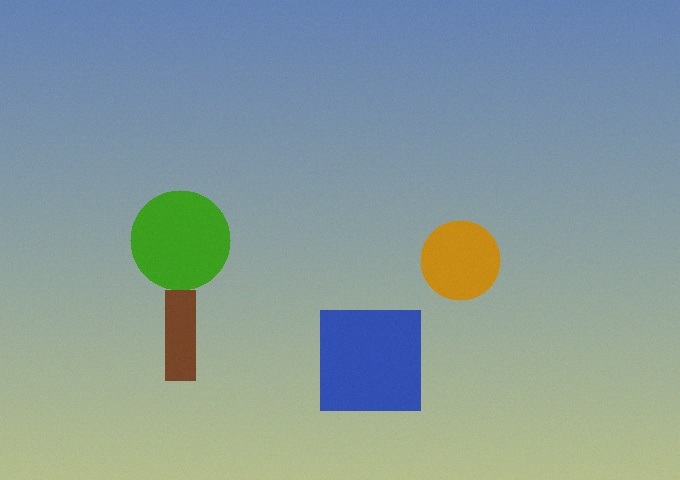
#> input picture examples/sample_authentic.jpg, 680 x 480 px; its folder holds only this picture in this run
$ python -i noise_analysis.py   (imports and definitions only)   (older library calls are emulated)
#> lines starting #> are read from the running program, lines starting #| are printed output that depends on the picture
# noise_analysis.py - Local Noise Inconsistency Detection
#
# Every camera sensor has its own noise pattern. If you splice in
# content from a different camera or AI, the local noise statistics
# will differ from the rest of the image.
#
# We extract noise by subtracting a median-filtered image,
# then calculate local variance in sliding windows.

import cv2
import numpy as np


def compute_noise_map(image, filter_size=3, block_size=16):
#> called with filter_size = 3, block_size = 16
    if image.ndim == 3:
        gray = cv2.cvtColor(image, cv2.COLOR_RGB2GRAY)
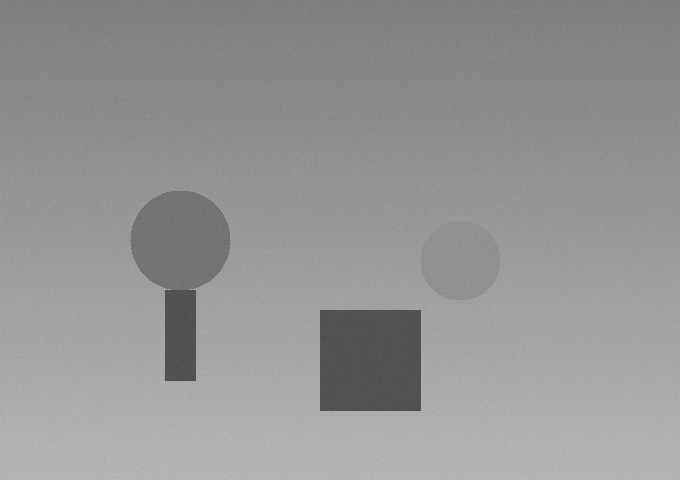
#> gray: shape (480, 680); min 72, max 189, mean 149.1
    else:
        gray = image.copy()

    gray_f = gray.astype(np.float32)

    # step 1: extract noise residual
    # median filter preserves edges while smoothing noise
    denoised = cv2.medianBlur(gray, filter_size).astype(np.float32)
    residual = np.abs(gray_f - denoised)
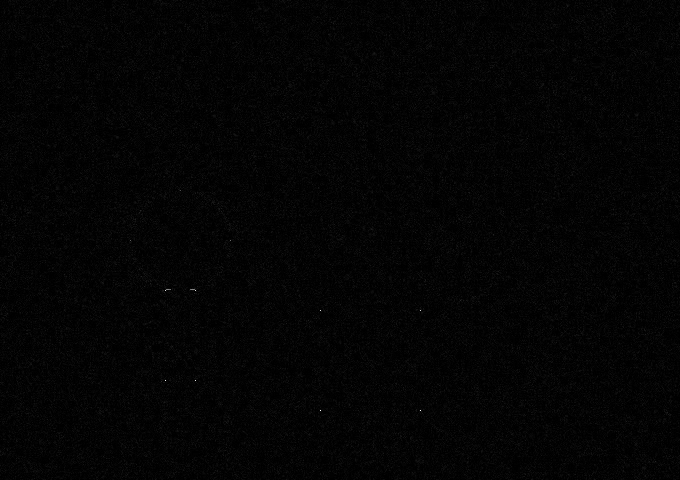
#> residual: shape (480, 680) float32; min 0, max 89, mean 1.5; drawn with min black and max white

    # step 2: compute local variance using box filter
    # Var(X) = E[X^2] - (E[X])^2
    k = max(3, int(block_size))
    mean_r = cv2.boxFilter(residual, cv2.CV_32F, (k, k))
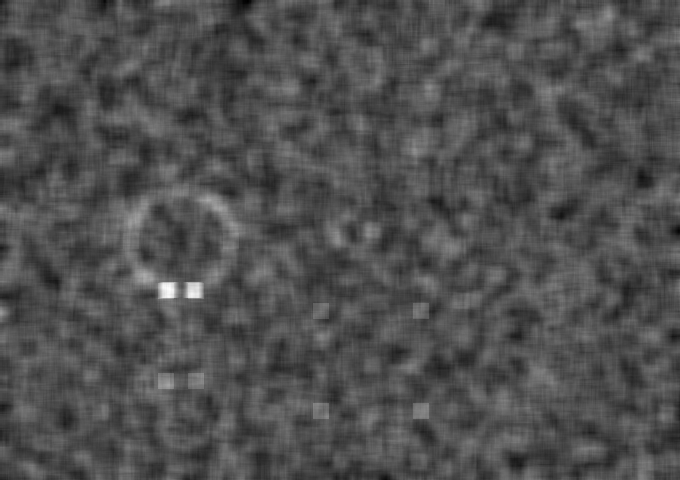
#> mean_r: shape (480, 680) float32; min 0.68, max 3.25, mean 1.48; drawn with min black and max white
    mean_sq = cv2.boxFilter(residual ** 2, cv2.CV_32F, (k, k))
    local_var = np.maximum(0.0, mean_sq - mean_r ** 2)
    local_std = np.sqrt(local_var)
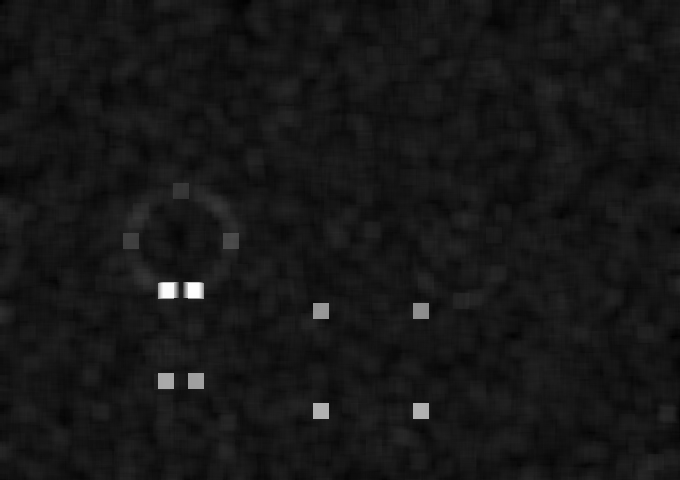
#> local_std: shape (480, 680) float32; min 0.8, max 7.75, mean 1.44; drawn with min black and max white

    # step 3: find regions deviating from global median noise
    global_median = float(np.median(local_std))
#> global_median = 1.4
    deviation = np.abs(local_std - global_median)

    # normalize to 0-255
    p98 = float(np.percentile(deviation, 98))
#> p98 = 0.392
    denom = max(p98, 0.001)
#> denom = 0.392
    norm_map = np.clip((deviation / denom) * 255, 0, 255).astype(np.uint8)
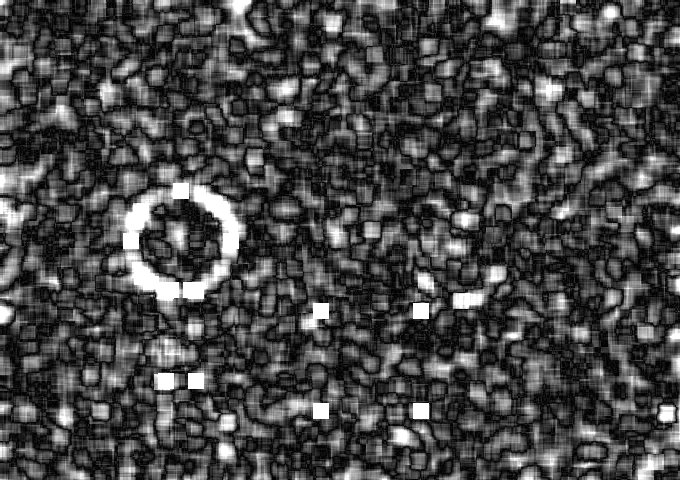
#> norm_map: shape (480, 680); min 0, max 255, mean 71.7

    colored_bgr = cv2.applyColorMap(norm_map, cv2.COLORMAP_VIRIDIS)
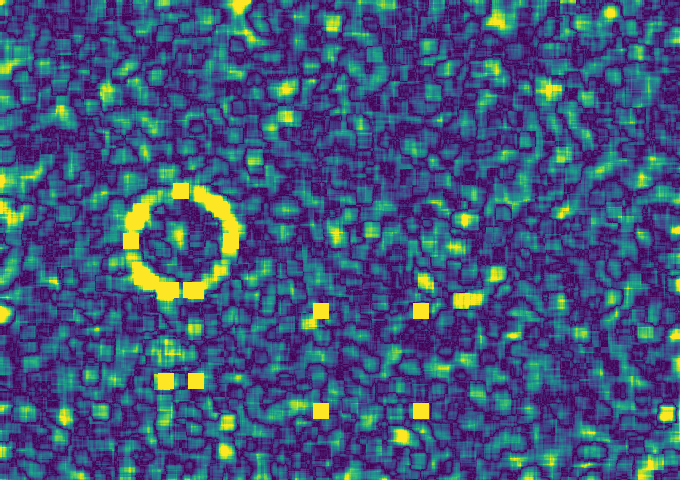
#> colored_bgr: shape (480, 680, 3); mean B, G, R 123.3, 84.5, 64.9
    heatmap = cv2.cvtColor(colored_bgr, cv2.COLOR_BGR2RGB)

    high_pct = float(np.mean(norm_map > 180))
#> high_pct = 0.0562
    score = float(np.clip(high_pct * 12.0, 0.0, 1.0))
#> score = 0.674

    return norm_map, heatmap, score

>>> import cv2
>>> picture = cv2.cvtColor(cv2.imread('../examples/sample_authentic.jpg'), cv2.COLOR_BGR2RGB)
>>> result = compute_noise_map(picture)

$ run again, on examples/sample_clean.jpg
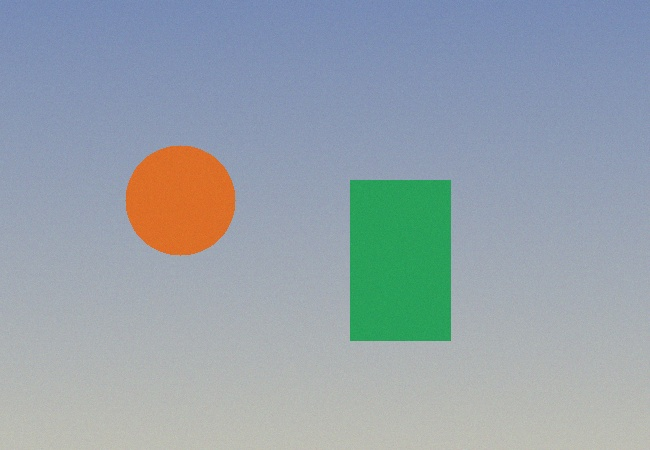
#> input picture examples/sample_clean.jpg, 650 x 450 px
#> global_median = 1.7
#> in compute_noise_map, `deviation = np.abs(local_std - global_median)`:
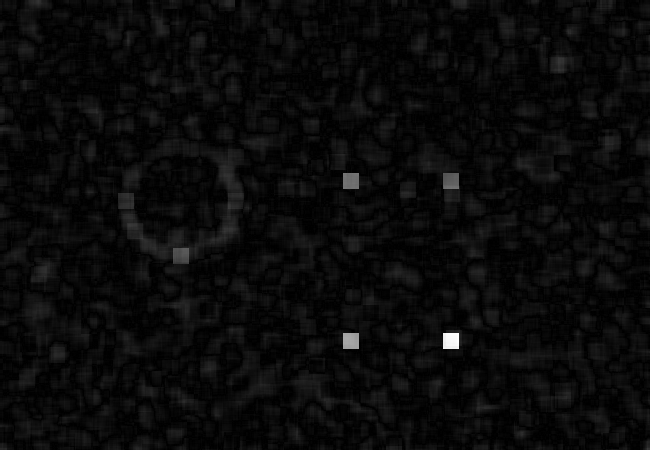
#> deviation: shape (450, 650) float32; min 0, max 3, mean 0.126; drawn with min black and max white
#> p98 = 0.381
#> in compute_noise_map, `colored_bgr = cv2.applyColorMap(norm_map, cv2.COLORMAP_VIRIDIS)`:
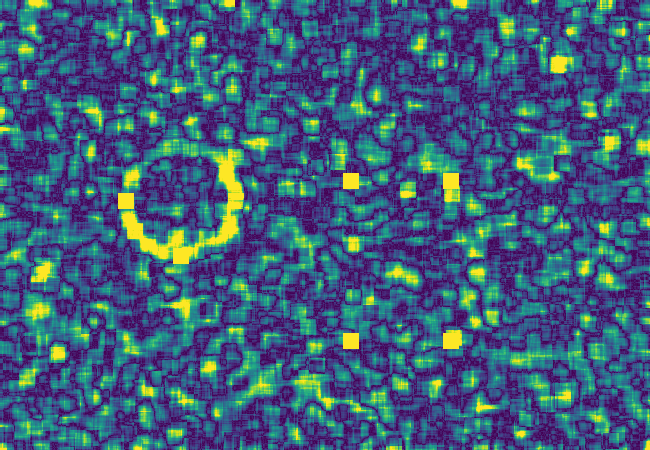
#> colored_bgr: shape (450, 650, 3); mean B, G, R 123, 92.6, 65.1
#> high_pct = 0.0765
#> score = 0.917

$ run again, on examples/sample_copymove.jpg
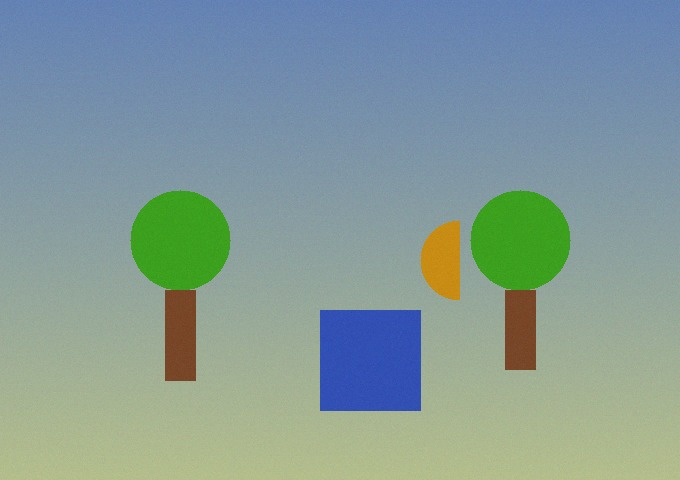
#> input picture examples/sample_copymove.jpg, 680 x 480 px
#> in compute_noise_map, `local_std = np.sqrt(local_var)`:
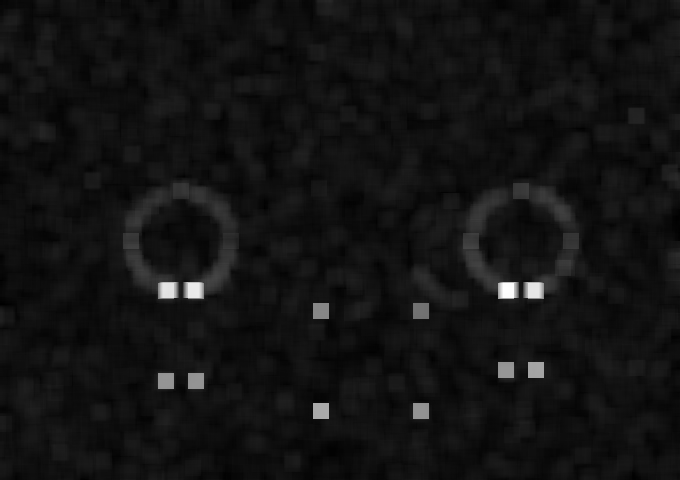
#> local_std: shape (480, 680) float32; min 0.589, max 8.22, mean 1.17; drawn with min black and max white
#> global_median = 1.09
#> in compute_noise_map, `colored_bgr = cv2.applyColorMap(norm_map, cv2.COLORMAP_VIRIDIS)`:
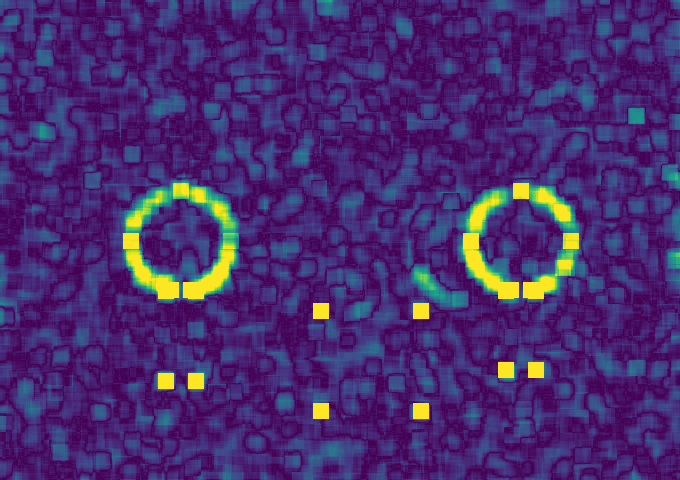
#> colored_bgr: shape (480, 680, 3); mean B, G, R 112.1, 44.9, 73.2
#> high_pct = 0.0322
#> score = 0.386
